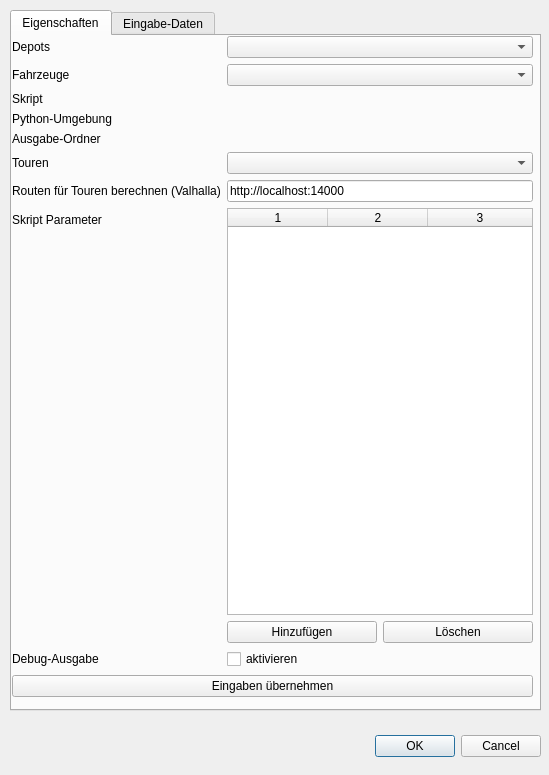
<?xml version="1.0" encoding="UTF-8"?>
<ui version="4.0">
 <class>TourPlannerDialogBase</class>
 <widget class="QDialog" name="TourPlannerDialogBase">
  <property name="geometry">
   <rect>
    <x>0</x>
    <y>0</y>
    <width>549</width>
    <height>775</height>
   </rect>
  </property>
  <property name="windowTitle">
   <string>TourPlanner</string>
  </property>
  <property name="sizeGripEnabled">
   <bool>false</bool>
  </property>
  <widget class="QDialogButtonBox" name="button_box">
   <property name="geometry">
    <rect>
     <x>200</x>
     <y>730</y>
     <width>341</width>
     <height>32</height>
    </rect>
   </property>
   <property name="orientation">
    <enum>Qt::Horizontal</enum>
   </property>
   <property name="standardButtons">
    <set>QDialogButtonBox::Cancel|QDialogButtonBox::Ok</set>
   </property>
  </widget>
  <widget class="QTabWidget" name="tabWidget">
   <property name="enabled">
    <bool>true</bool>
   </property>
   <property name="geometry">
    <rect>
     <x>10</x>
     <y>10</y>
     <width>531</width>
     <height>701</height>
    </rect>
   </property>
   <property name="currentIndex">
    <number>0</number>
   </property>
   <widget class="QWidget" name="tab">
    <attribute name="title">
     <string>Eigenschaften</string>
    </attribute>
    <widget class="QWidget" name="verticalLayoutWidget">
     <property name="geometry">
      <rect>
       <x>0</x>
       <y>0</y>
       <width>521</width>
       <height>671</height>
      </rect>
     </property>
     <layout class="QVBoxLayout" name="verticalLayout_2">
      <property name="bottomMargin">
       <number>10</number>
      </property>
      <item>
       <layout class="QFormLayout" name="formLayout">
        <item row="0" column="0">
         <widget class="QLabel" name="label">
          <property name="text">
           <string>Depots</string>
          </property>
         </widget>
        </item>
        <item row="0" column="1">
         <widget class="QgsMapLayerComboBox" name="mapLayerDepots"/>
        </item>
        <item row="1" column="0">
         <widget class="QLabel" name="label_2">
          <property name="text">
           <string>Fahrzeuge</string>
          </property>
         </widget>
        </item>
        <item row="1" column="1">
         <widget class="QgsMapLayerComboBox" name="mapLayerVehicles"/>
        </item>
        <item row="2" column="0">
         <widget class="QLabel" name="label_3">
          <property name="text">
           <string>Skript</string>
          </property>
         </widget>
        </item>
        <item row="2" column="1">
         <widget class="QgsFileWidget" name="fileDialogSkript">
          <property name="useLink">
           <bool>false</bool>
          </property>
          <property name="fullUrl">
           <bool>false</bool>
          </property>
          <property name="filter">
           <string comment="*.py"/>
          </property>
          <property name="defaultRoot">
           <string/>
          </property>
         </widget>
        </item>
        <item row="3" column="0">
         <widget class="QLabel" name="label_9">
          <property name="text">
           <string>Python-Umgebung</string>
          </property>
         </widget>
        </item>
        <item row="4" column="0">
         <widget class="QLabel" name="label_6">
          <property name="text">
           <string>Ausgabe-Ordner</string>
          </property>
         </widget>
        </item>
        <item row="4" column="1">
         <widget class="QgsFileWidget" name="fileDialogOutput">
          <property name="filter">
           <string/>
          </property>
          <property name="defaultRoot">
           <string/>
          </property>
          <property name="storageMode">
           <enum>QgsFileWidget::GetDirectory</enum>
          </property>
         </widget>
        </item>
        <item row="5" column="0">
         <widget class="QLabel" name="label_5">
          <property name="text">
           <string>Touren</string>
          </property>
         </widget>
        </item>
        <item row="5" column="1">
         <widget class="QgsMapLayerComboBox" name="mapLayerTours"/>
        </item>
        <item row="6" column="0">
         <widget class="QLabel" name="label_7">
          <property name="text">
           <string>Routen für Touren berechnen (Valhalla)</string>
          </property>
         </widget>
        </item>
        <item row="6" column="1">
         <layout class="QVBoxLayout" name="verticalLayout_5">
          <property name="rightMargin">
           <number>0</number>
          </property>
          <item>
           <widget class="QLineEdit" name="leValhalla">
            <property name="baseSize">
             <size>
              <width>0</width>
              <height>0</height>
             </size>
            </property>
            <property name="text">
             <string>http://localhost:14000</string>
            </property>
           </widget>
          </item>
         </layout>
        </item>
        <item row="7" column="0">
         <widget class="QLabel" name="label_4">
          <property name="text">
           <string>Skript Parameter</string>
          </property>
         </widget>
        </item>
        <item row="7" column="1">
         <layout class="QVBoxLayout" name="verticalLayout">
          <item>
           <widget class="QTableWidget" name="tableWidgetSkriptParam">
            <property name="columnCount">
             <number>3</number>
            </property>
            <attribute name="horizontalHeaderStretchLastSection">
             <bool>true</bool>
            </attribute>
            <attribute name="verticalHeaderStretchLastSection">
             <bool>false</bool>
            </attribute>
            <column/>
            <column/>
            <column/>
           </widget>
          </item>
          <item>
           <layout class="QHBoxLayout" name="horizontalLayout">
            <item>
             <widget class="QPushButton" name="pushButtonParamAdd">
              <property name="text">
               <string>Hinzufügen</string>
              </property>
             </widget>
            </item>
            <item>
             <widget class="QPushButton" name="pushButtonParamDelete">
              <property name="text">
               <string>Löschen</string>
              </property>
             </widget>
            </item>
           </layout>
          </item>
         </layout>
        </item>
        <item row="9" column="0">
         <widget class="QLabel" name="label_8">
          <property name="text">
           <string>Debug-Ausgabe</string>
          </property>
         </widget>
        </item>
        <item row="9" column="1">
         <widget class="QCheckBox" name="cbDebug">
          <property name="text">
           <string>aktivieren</string>
          </property>
         </widget>
        </item>
        <item row="3" column="1">
         <widget class="QgsFileWidget" name="fileDialogVenv">
          <property name="useLink">
           <bool>false</bool>
          </property>
          <property name="fullUrl">
           <bool>false</bool>
          </property>
          <property name="filter">
           <string comment="*.py"/>
          </property>
          <property name="defaultRoot">
           <string/>
          </property>
         </widget>
        </item>
       </layout>
      </item>
      <item>
       <widget class="QPushButton" name="buttonSelectData">
        <property name="text">
         <string>Eingaben übernehmen</string>
        </property>
       </widget>
      </item>
     </layout>
    </widget>
   </widget>
   <widget class="QWidget" name="tab_2">
    <property name="enabled">
     <bool>true</bool>
    </property>
    <attribute name="title">
     <string>Eingabe-Daten</string>
    </attribute>
    <widget class="QWidget" name="verticalLayoutWidget_2">
     <property name="geometry">
      <rect>
       <x>0</x>
       <y>0</y>
       <width>521</width>
       <height>671</height>
      </rect>
     </property>
     <layout class="QVBoxLayout" name="verticalLayout_3">
      <item>
       <widget class="QTableWidget" name="tableWidgetData">
        <property name="tabKeyNavigation">
         <bool>true</bool>
        </property>
        <property name="showDropIndicator" stdset="0">
         <bool>false</bool>
        </property>
        <property name="alternatingRowColors">
         <bool>false</bool>
        </property>
        <property name="gridStyle">
         <enum>Qt::SolidLine</enum>
        </property>
        <property name="sortingEnabled">
         <bool>false</bool>
        </property>
        <property name="rowCount">
         <number>3</number>
        </property>
        <property name="columnCount">
         <number>2</number>
        </property>
        <attribute name="horizontalHeaderShowSortIndicator" stdset="0">
         <bool>false</bool>
        </attribute>
        <attribute name="verticalHeaderShowSortIndicator" stdset="0">
         <bool>false</bool>
        </attribute>
        <row/>
        <row/>
        <row/>
        <column/>
        <column/>
       </widget>
      </item>
      <item>
       <widget class="QPushButton" name="pushButtonRun">
        <property name="text">
         <string>Starten</string>
        </property>
       </widget>
      </item>
     </layout>
    </widget>
   </widget>
  </widget>
 </widget>
 <customwidgets>
  <customwidget>
   <class>QgsFileWidget</class>
   <extends>QWidget</extends>
   <header>qgsfilewidget.h</header>
  </customwidget>
  <customwidget>
   <class>QgsMapLayerComboBox</class>
   <extends>QComboBox</extends>
   <header>qgsmaplayercombobox.h</header>
  </customwidget>
 </customwidgets>
 <resources/>
 <connections>
  <connection>
   <sender>button_box</sender>
   <signal>accepted()</signal>
   <receiver>TourPlannerDialogBase</receiver>
   <slot>accept()</slot>
   <hints>
    <hint type="sourcelabel">
     <x>20</x>
     <y>20</y>
    </hint>
    <hint type="destinationlabel">
     <x>20</x>
     <y>20</y>
    </hint>
   </hints>
  </connection>
  <connection>
   <sender>button_box</sender>
   <signal>rejected()</signal>
   <receiver>TourPlannerDialogBase</receiver>
   <slot>reject()</slot>
   <hints>
    <hint type="sourcelabel">
     <x>20</x>
     <y>20</y>
    </hint>
    <hint type="destinationlabel">
     <x>20</x>
     <y>20</y>
    </hint>
   </hints>
  </connection>
 </connections>
</ui>
